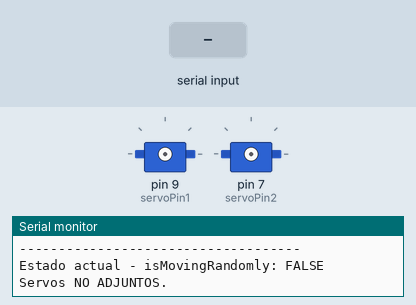
The sketch below on a simulated Arduino Uno, built with avr-gcc and run on an emulated ATmega328P. On the bench: 2 × servo, the last lines printed to the serial monitor. The test bench sets the inputs (shaded band). Random numbers use the default seed unless the sketch sets one.

Above: at 1.2 s.
1.3 s: "1" received over Serial
At 1.47 s:
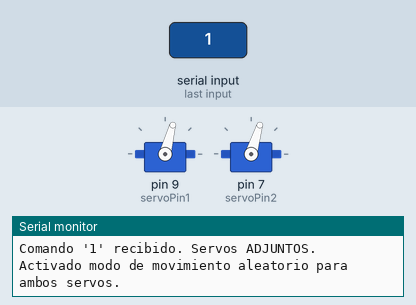
4.3 s: "0" received over Serial
5.8 s: "1" received over Serial
At 6.05 s:
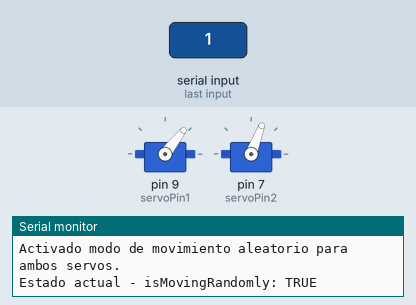
Timing chart, 0 to 14.8 s (numbered marks = the images above; inputs shaded):
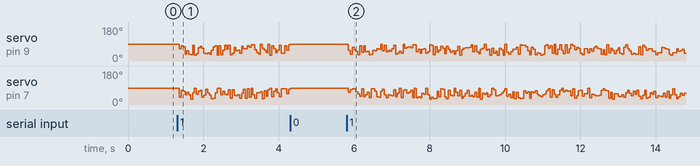

The sketch:

servosfinalmove.ino
```cpp
#include <Servo.h> // Incluye la librería Servo

// Declaración de los objetos Servo
Servo myServo1;    // Primer servo
Servo myServo2;    // Segundo servo

// Definición de los pines para cada servo
const int servoPin1 = 9; // Pin para el primer servo
const int servoPin2 = 7; // Pin para el segundo servo

// Ángulos para el movimiento aleatorio de ambos servos
const int ANGLE_MIN_RANDOM = 30;  // Ángulo mínimo para el movimiento aleatorio
const int ANGLE_MAX_RANDOM = 90; // Ángulo máximo para el movimiento aleatorio
const int ANGLE_STOP = 90;         // <--- CAMBIO AQUÍ: Ángulo de inicio/parada a 0 grados

// Variables para el control de tiempo del movimiento aleatorio
unsigned long lastRandomMoveTime = 0;
const long RANDOM_MOVE_INTERVAL = 50; // Mover cada 100 milisegundos (ajusta a tu gusto)

// Variable de estado para saber si los servos deben estar moviéndose aleatoriamente
bool isMovingRandomly = false;
// Bandera para controlar si ambos servos ya han sido adjuntados
bool servosAttached = false;

// Variables para depuración periódica
unsigned long lastDebugPrintTime = 0;
const long DEBUG_PRINT_INTERVAL = 1000; // Imprimir estado cada 1 segundo

void setup() {
  Serial.begin(9600); // Inicia la comunicación serial
  // Es bueno esperar un poco para que el monitor serial se abra
  // while (!Serial); // Descomenta si usas el monitor serial y quieres esperar
  Serial.println("------------------------------------");
  Serial.println("ARDUINO INICIADO / REINICIADO!");
  Serial.println("Esperando comandos de Python.");
  Serial.println("------------------------------------");

  // Inicializa el generador de números aleatorios con un valor impredecible
  randomSeed(analogRead(A0));
}

void loop() {
  // 1. Procesar comandos seriales de Python
  if (Serial.available() > 0) {
    char command = Serial.read(); // Lee el primer byte recibido

    // Consumir el resto de la línea, incluido el '\n'
    while (Serial.available() > 0) {
      Serial.read();
    }

    if (command == '1') {
      Serial.print("Comando '1' recibido. ");
      if (!servosAttached) { // Si los servos no están adjuntos, adjuntarlos y ponerlos en posición inicial
        myServo1.attach(servoPin1);
        myServo2.attach(servoPin2);
        servosAttached = true;
        // Establece una posición inicial al adjuntar para evitar saltos bruscos
        myServo1.write(ANGLE_STOP); // Ahora irá a 0 grados
        myServo2.write(ANGLE_STOP); // Ahora irá a 0 grados
        delay(50); // Pequeña pausa para que lleguen a esa posición
        Serial.println("Servos ADJUNTOS.");
      } else {
        Serial.println("Servos ya estaban adjuntos.");
      }
      isMovingRandomly = true;
      Serial.println("Activado modo de movimiento aleatorio para ambos servos.");

    } else if (command == '0') {
      Serial.print("Comando '0' recibido. ");
      isMovingRandomly = false;
      if (servosAttached) { // Solo mover si ya están adjuntos
          myServo1.write(ANGLE_STOP); // Ahora irá a 0 grados
          myServo2.write(ANGLE_STOP); // Ahora irá a 0 grados
          Serial.println("Servos movidos a posicion de parada.");
      } else {
          Serial.println("Servos no estaban adjuntos.");
      }
    }
  }

  // 2. Controlar el movimiento aleatorio si está activo
  if (isMovingRandomly) {
    unsigned long currentMillis = millis(); // Obtiene el tiempo actual
    // Si ha pasado el intervalo deseado desde el último movimiento
    if (currentMillis - lastRandomMoveTime >= RANDOM_MOVE_INTERVAL) {
      lastRandomMoveTime = currentMillis; // Actualiza el último tiempo de movimiento

      // Genera un ángulo aleatorio para el primer servo
      int randomAngle1 = random(ANGLE_MIN_RANDOM, ANGLE_MAX_RANDOM + 1);
      // Genera un ángulo aleatorio diferente para el segundo servo
      int randomAngle2 = random(ANGLE_MIN_RANDOM, ANGLE_MAX_RANDOM + 1);

      if (servosAttached) { // Asegurarse de que los servos estén adjuntos antes de escribir
          myServo1.write(randomAngle1); // Mueve el primer servo al nuevo ángulo aleatorio
          myServo2.write(randomAngle2); // Mueve el segundo servo al nuevo ángulo aleatorio

          // Descomentar para ver cada movimiento, pero puede inundar el serial
          // Serial.print("Mov. Servo1 a: "); Serial.print(randomAngle1);
          // Serial.print(", Servo2 a: "); Serial.println(randomAngle2);
      }
    }
  }

  // 3. Depuración periódica del estado
  unsigned long currentMillis = millis(); // Volver a obtener el tiempo actual
  if (currentMillis - lastDebugPrintTime >= DEBUG_PRINT_INTERVAL) {
    lastDebugPrintTime = currentMillis;
    Serial.print("Estado actual - isMovingRandomly: ");
    Serial.println(isMovingRandomly ? "TRUE" : "FALSE");
    if (!servosAttached) {
      Serial.println("Servos NO ADJUNTOS.");
    }
  }
}
```
